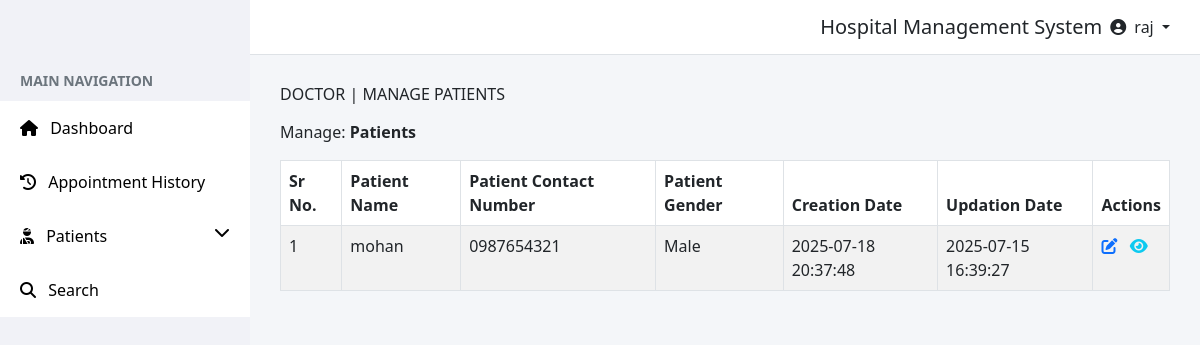
Screenshot of /manage-patients.php (signed in) with the database file from the repository.
### tables this page shows
CREATE TABLE `tblpatient` (
  `id` int(11) NOT NULL,
  `Docid` int(11) NOT NULL,
  `PatientName` varchar(100) NOT NULL,
  `PatientContno` varchar(20) NOT NULL,
  `PatientEmail` varchar(100) NOT NULL,
  `PatientGender` enum('Male','Female') NOT NULL,
  `PatientAdd` varchar(255) NOT NULL,
  `PatientAge` int(11) NOT NULL,
  `PatientMedhis` text DEFAULT NULL,
  `CreationDate` timestamp NOT NULL DEFAULT current_timestamp() ON UPDATE current_timestamp(),
  `UpdationDate` timestamp NOT NULL DEFAULT '0000-00-00 00:00:00'
);

### manage-patients.php (the view, shortened to what this page needs)
<?php
$doctor_id = $_SESSION['doctor_id'];
$select_query = "SELECT * FROM tblpatient WHERE Docid='$doctor_id' ";
$execute_query = mysqli_query($conn, $select_query);
?>
<!DOCTYPE html>
<html lang="en">
<head>
    <link href="https://cdn.jsdelivr.net/npm/bootstrap@5.3.0/dist/css/bootstrap.min.css" rel="stylesheet">
    <link href="https://cdnjs.cloudflare.com/ajax/libs/font-awesome/6.5.0/css/all.min.css" rel="stylesheet">
</head>
<body>
    <div class="sidebar">
        <div class="menu-title">Main Navigation</div>
        <a href="doctor-dashboard.php"><i class="fas fa-home me-2"></i> Dashboard</a>
        <a href="appointment-history.php"><i class="fas fa-history me-2"></i> Appointment History</a>
        <a data-bs-toggle="collapse" href="#patientsSubmenu" role="button" aria-expanded="false" aria-controls="patientsSubmenu">
            <i class="fas fa-user-injured me-2"></i> Patients
            <i class="fas fa-chevron-down float-end"></i>
        </a>
        <a href="search.php"><i class="fas fa-search me-2"></i> Search</a>
    </div>
    <div class="topbar">
        <h5 class="m-0 ms-auto me-2">Hospital Management System</h5>
        <div class="dropdown">
            <a class="text-dark text-decoration-none dropdown-toggle" href="#" data-bs-toggle="dropdown">
                <i class="fas fa-user-circle me-1"></i> <?php echo $_SESSION['doctor_name']; ?>
            </a>
        </div>
    </div>
    <div class="content">
        <h6 class="mb-3">DOCTOR | MANAGE PATIENTS</h6>
        <span>Manage: <b>Patients</b></span>
        <table class="table table-bordered table-striped mt-3">
            <thead>
                <tr>
                    <th>Sr No.</th>
                    <th>Patient Name</th>
                    <th>Patient Contact Number</th>
                    <th>Patient Gender</th>
                    <th>Creation Date</th>
                    <th>Updation Date</th>
                    <th>Actions</th>
                </tr>
            </thead>
            <tbody>
                <?php
                $serial_no = 1;
                while ($row = mysqli_fetch_assoc($execute_query)) {
                    echo "<tr>";
                    echo "<td>" . $serial_no++ . "</td>";
                    echo "<td>" . htmlspecialchars($row['PatientName']) . "</td>";
                    echo "<td>" . htmlspecialchars($row['PatientContno']) . "</td>";
                    echo "<td>" . htmlspecialchars($row['PatientGender']) . "</td>";
                    echo "<td>" . htmlspecialchars($row['CreationDate']) . "</td>";
                    echo "<td>" . htmlspecialchars($row['UpdationDate']) . "</td>";
                    echo '<td>
                  <a href="edit-patient.php?editid=' . $row['id'] . '" class="text-primary me-2"><i class="fas fa-edit"></i></a>
                  <a href="view-patient.php?viewid=' . $row['id'] . '" class="text-info"><i class="fas fa-eye"></i></a>
                </td>';
                    echo "</tr>";
                }
                ?>
            </tbody>
        </table>
    </div>
</body>
</html>

### manage-patients.php (style rules this page uses)
body { font-family: 'Segoe UI', sans-serif; background-color: #f4f6f9; margin: 0; }
.sidebar { height: 100vh; width: 250px; position: fixed; top: 0; left: 0; background-color: #f1f2f7; padding-top: 60px; z-index: 100; }
.sidebar a { padding: 15px 20px; display: block; color: #000; text-decoration: none; background-color: #fff; }
.sidebar .menu-title { padding: 10px 20px; font-weight: bold; text-transform: uppercase; font-size: 14px; color: #6c757d; }
.topbar { background-color: white; padding: 15px 30px; border-bottom: 1px solid #dee2e6; display: flex; justify-content: space-between; align-items: center; margin-left: 250px; }
.content { margin-left: 250px; padding: 30px; }

### rows the page displays
tblpatient: PatientName "mohan", PatientContno "0987654321", PatientGender "Male", CreationDate "2025-07-18 20:37:48", UpdationDate "2025-07-15 16:39:27"

### other values shown
$_SESSION['doctor_name'] "raj"
